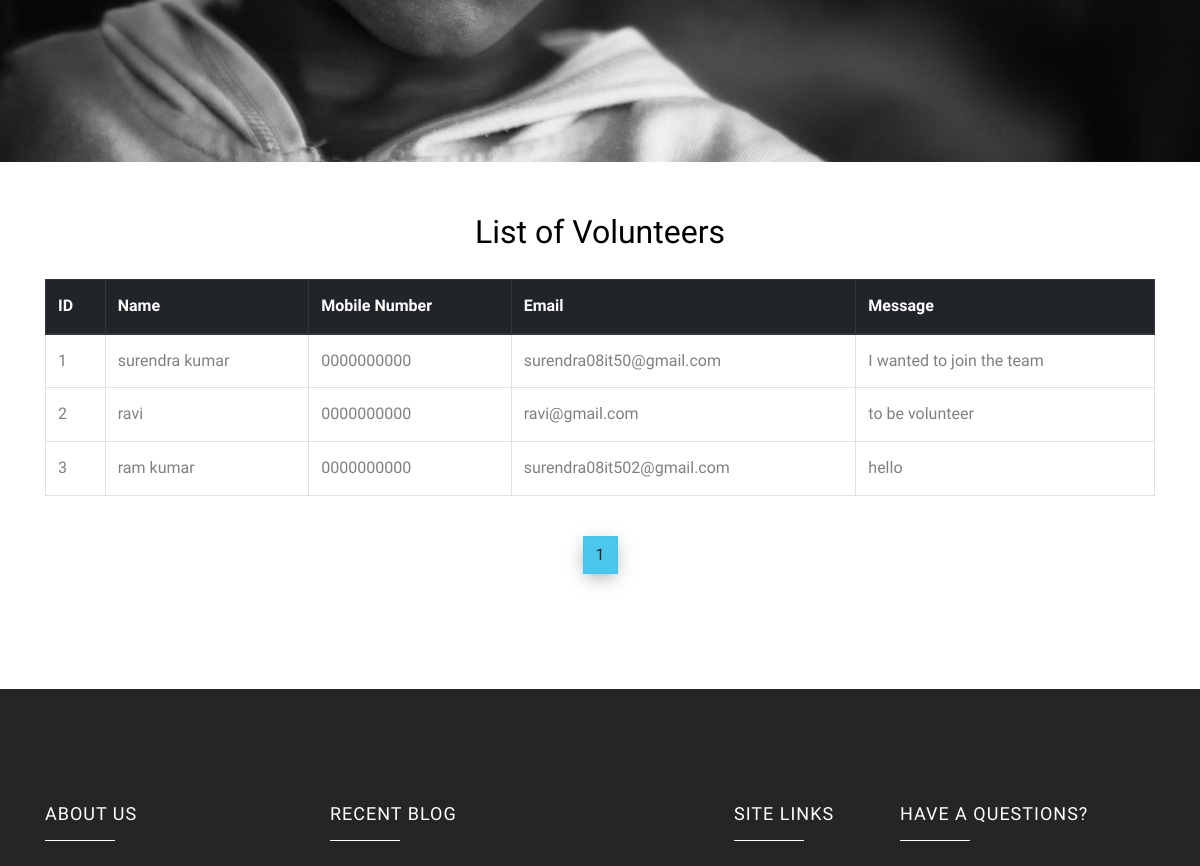
/volunteers/ (middle part), run on an earlier commit of the app's database.
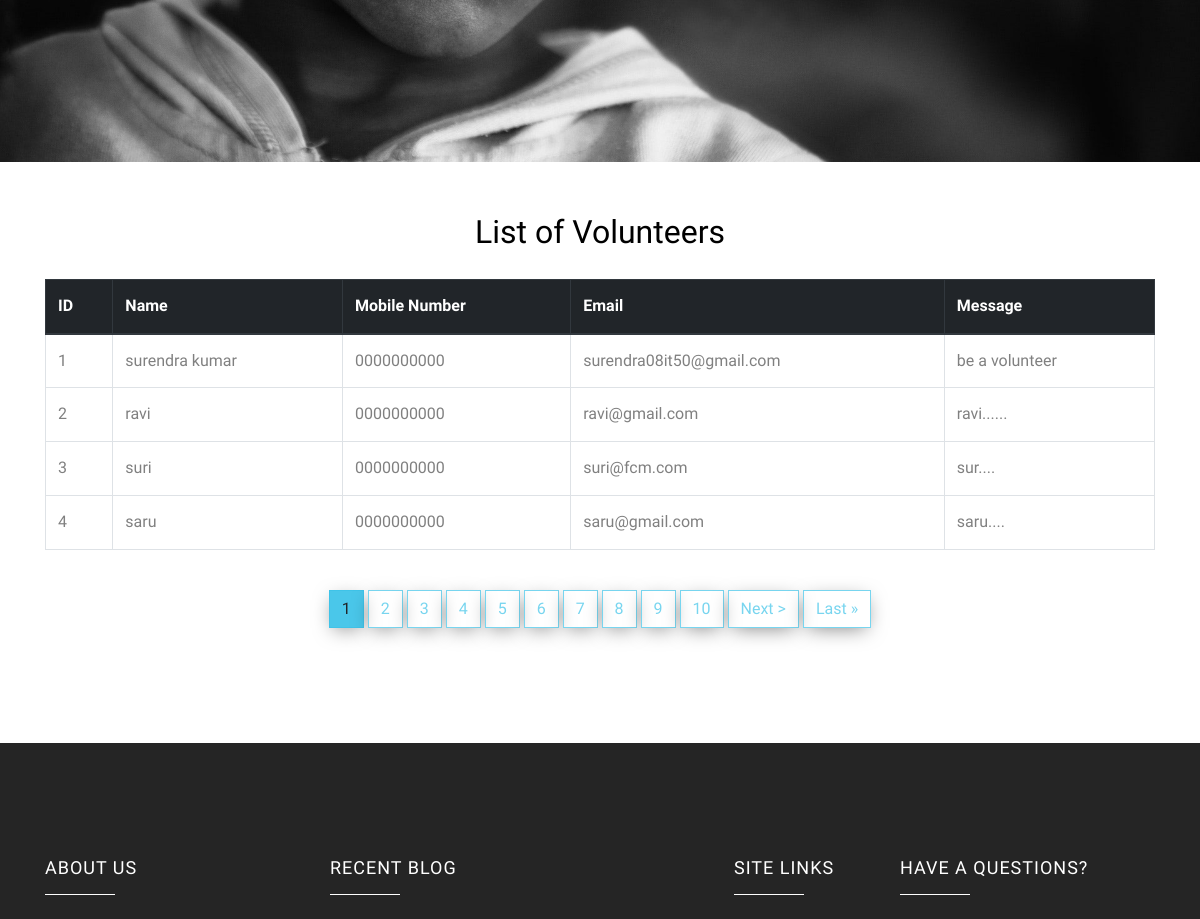
And on a later commit of the database.
### main/models.py (models this page shows, shortened)
class Volunteer(models.Model):
    name = models.CharField(max_length=255)
    mobile_number = models.CharField(max_length=10)  # Mobile number (mandatory)
    email = models.EmailField(blank=True, null=True)  # Make email optional
    message = models.TextField()

### main/views.py (the view)
# urls.py: path("volunteers/", volunteer_list, name="volunteer_list"),
def volunteer_list(request):
    volunteers = Volunteer.objects.all()  # Get all volunteers
    paginator = Paginator(volunteers, 4)  # Show 5 volunteers per page
    page_number = request.GET.get('page')  # Get page number from URL
    page_obj = paginator.get_page(page_number)  # Get the page object
    return render(request, 'volunteer_list.html', {'page_obj': page_obj})

### main/templates/volunteer_list.html (shortened to what this page needs)
{% extends 'base.html' %}
{% load static %}
    {% block content %}
    <div class="hero-wrap" style="background-image: url({% static 'images/bg_7.jpg' %});" data-stellar-background-ratio="0.5">
      <div class="container">
        <div class="row no-gutters slider-text align-items-center justify-content-center" data-scrollax-parent="true">
        </div>
      </div>
    </div>
    <div class="container mt-5">
      <h2 class="text-center mb-4">List of Volunteers</h2>
      <div class="table-responsive">
        <table class="table table-hover table-bordered">
          <thead class="thead-dark">
            <tr>
              <th>ID</th>
              <th>Name</th>
              <th>Mobile Number</th>
              <th>Email</th>
              <th>Message</th>
            </tr>
          </thead>
          <tbody>
            {% for volunteer in page_obj %}
            <tr>
              <td>{{ volunteer.id }}</td>
              <td>{{ volunteer.name }}</td>
              <td>{{ volunteer.mobile_number }}</td>
              <td>{{ volunteer.email }}</td>
              <td>{{ volunteer.message }}</td>
            </tr>
            {% empty %}
            <tr>
              <td colspan="4" class="text-center">No volunteers have signed up yet.</td>
            </tr>
            {% endfor %}
          </tbody>
        </table>
      </div>
      <div class="pagination-container text-center mt-4">
        {% for num in page_obj.paginator.page_range %}
          {% if page_obj.number == num %}
            <span class="btn btn-primary active">{{ num }}</span>
          {% else %}
            <a href="?page={{ num }}" class="btn btn-outline-primary">{{ num }}</a>
          {% endif %}
        {% endfor %}
        {% if page_obj.has_next %}
          <a href="?page={{ page_obj.next_page_number }}" class="btn btn-outline-primary">Next &#62;</a>
          <a href="?page={{ page_obj.paginator.num_pages }}" class="btn btn-outline-primary">Last &raquo;</a>
        {% endif %}
      </div>
    </div>
    <br><br><br><br>
    {% endblock %}

### main/templates/base.html (shortened to what this page needs)
{% load static %}
<!DOCTYPE html>
<html lang="en">
  <head>
    <link rel="stylesheet" href="{% static 'css/open-iconic-bootstrap.min.css' %}">
    <link rel="stylesheet" href="{% static 'css/animate.css' %}">
    <link rel="stylesheet" href="{% static 'css/owl.carousel.min.css' %}">
    <link rel="stylesheet" href="{% static 'css/owl.theme.default.min.css' %}">
    <link rel="stylesheet" href="{% static 'css/magnific-popup.css' %}">
    <link rel="stylesheet" href="{% static 'css/aos.css' %}">
    <link rel="stylesheet" href="{% static 'css/ionicons.min.css' %}">
    <link rel="stylesheet" href="{% static 'css/bootstrap-datepicker.css' %}">
    <link rel="stylesheet" href="{% static 'css/jquery.timepicker.css' %}">
    <link rel="stylesheet" href="{% static 'css/flaticon.css' %}">
    <link rel="stylesheet" href="{% static 'css/icomoon.css' %}">
    <link rel="stylesheet" href="{% static 'css/style.css' %}">
  </head>
  <body>
    {% block content %}
    {% endblock %}
    <footer class="ftco-footer ftco-section img">
      <div class="container">
        <div class="row mb-5">
          <div class="col-md-3">
            <div class="ftco-footer-widget mb-4">
              <h2 class="ftco-heading-2">About Us</h2>
            </div>
          </div>
          <div class="col-md-4">
            <div class="ftco-footer-widget mb-4">
              <h2 class="ftco-heading-2">Recent Blog</h2>
            </div>
          </div>
          <div class="col-md-2">
             <div class="ftco-footer-widget mb-4 ml-md-4">
              <h2 class="ftco-heading-2">Site Links</h2>
            </div>
          </div>
          <div class="col-md-3">
            <div class="ftco-footer-widget mb-4">
            	<h2 class="ftco-heading-2">Have a Questions?</h2>
            </div>
          </div>
        </div>
      </div>
    </footer>
  </body>
</html>

What changed in the data, as far as the page shows it:
changed Volunteer "surendra kumar": message "I wanted to join the team" → "be a volunteer"
changed Volunteer "ravi": message "to be volunteer" → "ravi......"
changed Volunteer id 3: name "ram kumar" → "suri"; email "surendra08it502@gmail.com" → "suri@fcm.com"; message "hello" → "sur...."
added Volunteer: id "4", name "saru", mobile_number "0000000000", email "saru@gmail.com", message "saru...."
Also different on the page:
new list line: "2"
new list line: "3"
new list line: "4"
new list line: "5"
new list line: "6"
new list line: "7"
new list line: "8"
new list line: "9"
new list line: "10"
text now shown: "Next > Last »"
